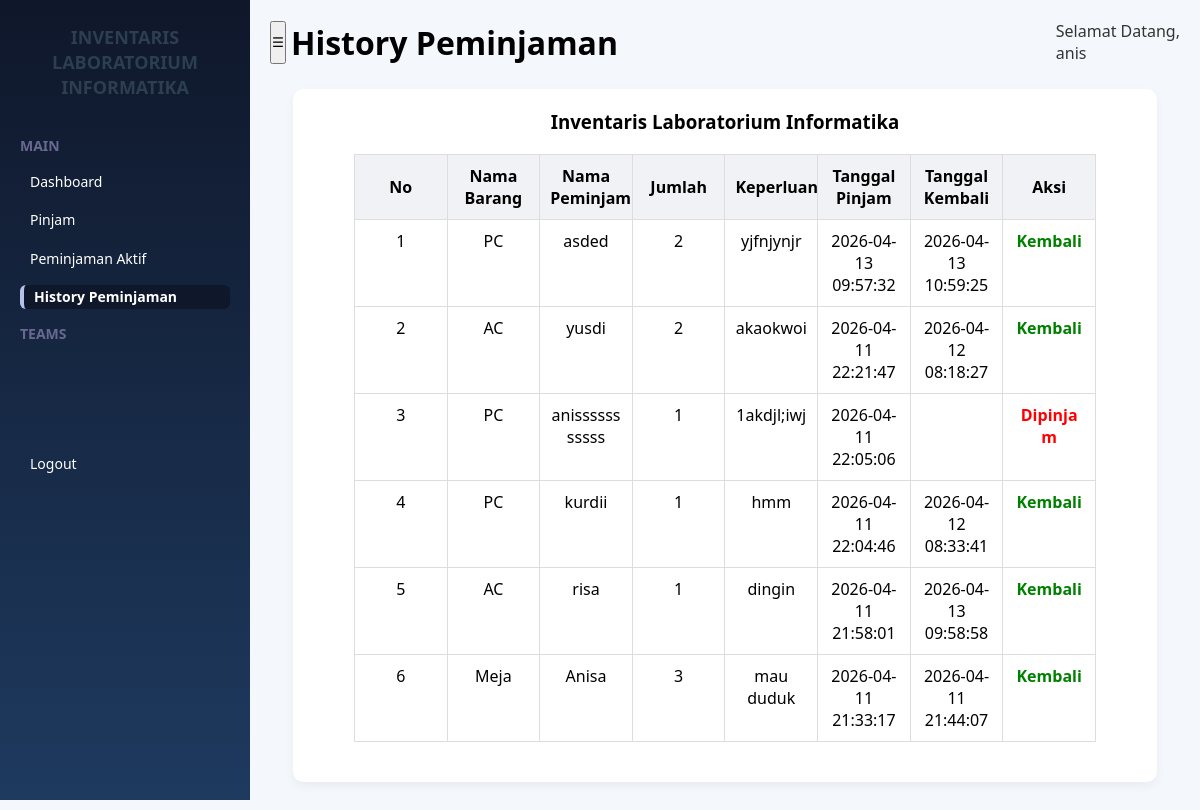
Page /history_peminjaman.php (signed in) on the committed database.
### tables this page shows
CREATE TABLE `peminjaman` (
  `id` int NOT NULL,
  `nama_peminjam` varchar(100) DEFAULT NULL,
  `keperluan` text,
  `jumlah` int DEFAULT NULL,
  `barang_id` int DEFAULT NULL,
  `tanggal_pinjam` datetime DEFAULT CURRENT_TIMESTAMP,
  `tanggal_kembali` datetime DEFAULT NULL,
  `status` enum('dipinjam','dikembalikan') DEFAULT 'dipinjam'
);

CREATE TABLE `barang` (
  `id` int NOT NULL,
  `kategori_id` int DEFAULT NULL,
  `kode_inventaris` varchar(50) NOT NULL,
  `nama_barang` varchar(100) NOT NULL,
  `merk` varchar(100) DEFAULT NULL,
  `tipe` varchar(100) DEFAULT NULL,
  `spesifikasi` text,
  `jumlah` int NOT NULL,
  `kondisi` enum('Baik','Cukup','Rusak') NOT NULL,
  `lokasi` varchar(100) DEFAULT NULL,
  `tahun_perolehan` year DEFAULT NULL,
  `keterangan` text,
  `tersedia` tinyint(1) NOT NULL DEFAULT '1',
  `create_at` timestamp NULL DEFAULT CURRENT_TIMESTAMP
);

### history_peminjaman.php (the view, shortened to what this page needs)
<?php
    require_once __DIR__ . "/config/database.php";
$sql = "
SELECT peminjaman.*, barang.nama_barang
FROM peminjaman
JOIN barang ON peminjaman.barang_id = barang.id
ORDER BY peminjaman.id DESC
";
$result = $conn->query($sql);
?>
<!DOCTYPE html>
<html lang="en">
<head>
    <link href="https://cdn.jsdelivr.net/npm/select2@4.1.0-rc.0/dist/css/select2.min.css" rel="stylesheet"/>
    <link rel="stylesheet" href="../assets/style.css">
</head>
<body class="body">
    <div class="container">
        <?php $page = basename($_SERVER['PHP_SELF']); ?>
        <div class="sidebar" id="sidebar">
            <h2 class="logo">INVENTARIS LABORATORIUM<br>INFORMATIKA</h2>
            <div class="menu-group">
                <p class="menu-title">MAIN</p>
                <ul>
                    <li><a href="Admin/dashboard.php" class="menu-item <?=  $page=='dashboard.php'?'active':''?>">Dashboard</a></li>
                    <li><a href="../pinjam.php" class="menu-item  <?=  $page=='pinjam.php'?'active':''?>">Pinjam</a></li>
                    <li><a href="Admin/peminjaman.php" class="menu-item  <?=  $page=='peminjaman.php'?'active':''?>">Peminjaman Aktif</a></li>
                    <li><a href="../history_peminjaman.php" class="menu-item  <?=  $page=='history_peminjaman.php'?'active':''?>">History Peminjaman</a></li>
                </ul>
            </div>
            <div class="menu-group">
                <p class="menu-title">TEAMS</p>
            </div>
            <div class="logout">
                <a href="logout.php" class="menu-item logout">Logout</a>
            </div>
        </div>
        <div class="main" id="main">
            <div class="header">
                <div class="button_dash">
                    <button id="toggleSidebar">☰</button>
                    <h1>History Peminjaman</h1>
                </div>
                <div class="user">Selamat Datang, <br><?php echo $_SESSION["username"];?></div>
            </div>
                <div class="table-container">
                    <h3>Inventaris Laboratorium Informatika</h3>
                    <table>
                        <thead>
                            <tr class="table-header">
                                <th>No</th>
                                <th>Nama Barang</th>
                                <th>Nama Peminjam</th>
                                <th>Jumlah</th>
                                <th>Keperluan</th>
                                <th>Tanggal Pinjam</th>
                                <th>Tanggal Kembali</th>
                                <th>Aksi</th>
                            </tr>
                        </thead>
                            <?php
                            if ($result->num_rows > 0) {
                                $no = 1;
                                while ($row = $result->fetch_assoc()) {
                            ?>
                        <tr class="table-row">
                            <td><?= $no++; ?></td>
                            <td><?= $row['nama_barang']; ?></td>
                            <td><?= $row['nama_peminjam']; ?></td>
                            <td><?= $row['jumlah']; ?></td>
                            <td><?= $row['keperluan']; ?></td>
                            <td><?= $row['tanggal_pinjam']; ?></td>
                            <td><?= $row['tanggal_kembali']; ?></td>
                            <td>
                                <?php
                                if ($row['status'] == 'dikembalikan') {
                                    echo "<span class='status-kembali'>Kembali</span>";
                                } else {
                                    echo "<span class='status-pinjam'>Dipinjam</span>";
                                }
                                ?>
                            </td>
                        </tr>
                        <?php
                        }
                    } else {
                        echo "<tr><td colspan='7'>Tidak ada data peminjaman</td></tr>";
                    }
                    ?>
                    </table>
                </div>
            </div>
        </div>
</body>
</html>

### assets/style.css (style rules this page uses)
* { margin: 0; padding: 0; box-sizing: border-box; font-family: 'Segoe UI', Tahoma, Geneva, Verdana, sans-serif; }
.body { background : #f4f7fb; display: flex; }
.container { display: contents; }
.sidebar { width: 250px; height: 100vh; background: linear-gradient(180deg, #0f172a, #1e3a5f); color: white; padding: 25px 20px; position: fixed; transition: 0.3s; left: 0; top: 0; }
.logo { font-size: 18px; font-weight: bold; line-height: 1.4; margin-bottom: 35px; }
.sidebar ul { list-style: none; }
.sidebar ul li { margin: 15px 0; }
.sidebar ul li a { text-decoration: none; color: white; padding: 10px; display: block; border-radius: 6px; transition: 0.3s; }
.menu-group { margin-bottom: 15px; }
.menu-title { font-size: 14px; color: #696891; margin-bottom: 5px; font-weight: bolder; }
.menu-item { display: block; padding: 4px 10px; font-size: 14px; color: white; text-decoration: none; margin-bottom: 2px; line-height: 0.25; }
.menu-item.active { background: #0f172a; border-left: 4px solid #b8c1ec; font-weight: bold; }
.logout { position: absolute; margin-top: 50px; }
.logout a { color: white; text-decoration: none; }
.main { flex: 1; margin-left: 250px; padding: 20px; width: 100%; transition: 0.3s; }
.header { display: flex; align-items:center; margin-bottom: 25px; gap: 10px; justify-content: space-between; }
.button_dash { display: flex; gap: 5px; }
.user { font-size: 16px; color: #333; justify-items: end; }
.table-container { width: 95%; margin: 20px auto; background: white; padding: 20px; border-radius: 10px; box-shadow: 0 4px 10px rgba(0, 0, 0, 0.05); transition: 0.3s; }
table { width: 100%; border-collapse: collapse; background-color: white; border-color: #000; text-align: center; table-layout: fixed; }
.table-container h3 { text-align: center; margin-bottom: 15px; font-family: 'Segoe UI', Tahoma, Geneva, Verdana, sans-serif; }
.table-header th { background-color: #f1f2f6; text-align: center; font-weight: bold; border: 1px solid #ddd; padding: 10px; }
.table-row td { border: 1px solid #ddd; padding: 10px; vertical-align: top; word-wrap: break-word; }

### history_peminjaman.php (style rules this page uses)
body { font-family: Arial, sans-serif; background-color: #f4f7fb; }
h2 { text-align: center; color: #2c3e50; }
table { width: 90%; margin: 20px auto; border-collapse: collapse; background: white; }
th, td { padding: 10px; border: 1px solid #c9c2c2; text-align: center; }
th { background-color: #14466c; color: black; }
.status-kembali { color: green; font-weight: bold; }
.status-pinjam { color: red; font-weight: bold; }

### rows in the picture
peminjaman: barang.nama_barang "PC", nama_peminjam "asded", jumlah "2", keperluan "yjfnjynjr", tanggal_pinjam "2026-04-13 09:57:32", tanggal_kembali "2026-04-13 10:59:25", status "Kembali"
peminjaman: barang.nama_barang "AC", nama_peminjam "yusdi", jumlah "2", keperluan "akaokwoi", tanggal_pinjam "2026-04-11 22:21:47", tanggal_kembali "2026-04-12 08:18:27", status "Kembali"
peminjaman: barang.nama_barang "PC", nama_peminjam "anisssssssssss", jumlah "1", keperluan "1akdjl;iwj", tanggal_pinjam "2026-04-11 22:05:06", status "Dipinjam"
peminjaman: barang.nama_barang "PC", nama_peminjam "kurdii", jumlah "1", keperluan "hmm", tanggal_pinjam "2026-04-11 22:04:46", tanggal_kembali "2026-04-12 08:33:41", status "Kembali"
peminjaman: barang.nama_barang "AC", nama_peminjam "risa", jumlah "1", keperluan "dingin", tanggal_pinjam "2026-04-11 21:58:01", tanggal_kembali "2026-04-13 09:58:58", status "Kembali"
peminjaman: barang.nama_barang "Meja", nama_peminjam "Anisa", jumlah "3", keperluan "mau duduk", tanggal_pinjam "2026-04-11 21:33:17", tanggal_kembali "2026-04-11 21:44:07", status "Kembali"

### other values in the picture
$_SESSION["username"] "anis"
